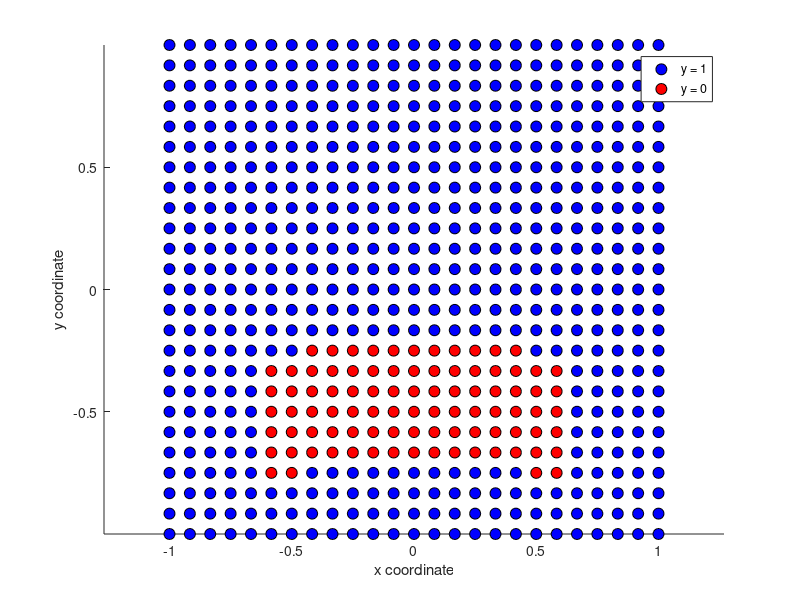

The MATLAB source for this figure: (Note: this script raises an error after producing the figure.)
%===============================================================================
% Demonstrate logistic regression
%-------------------------------------------------------------------------------

% Clear variables and a screen.
clear; close all; clc;

POLY_DEGREE = 12;
LAMBDA      = 0.1;

%----------------------------------------
%
% Define a non-linear scattered data set
% x - features
% y - results
%
%----------------------------------------
n = 2;

%-----------------
% Define features
%-----------------
load bubble_03.dat
bubble_03 = flip(bubble_03);

% Define data ranges
xmin  = [-1 -1];
xmax  = [+1 +1];

x = [meshgrid(linspace(xmin(1), xmax(1), size(bubble_03, 1)))(:) ...
     meshgrid(linspace(xmin(2), xmax(2), size(bubble_03, 2)))'(:)];

y = bubble_03(:);

%--------------------
% Plot training data
%--------------------
fprintf('Plotting the data...\n\n');

% Find indices of positive and negative examples.
positiveIndices = find(y == 1);
negativeIndices = find(y == 0);

% Plot examples.
hold on;
axis equal;
plot(x(positiveIndices, 1), ...
     x(positiveIndices, 2), 'ko', 'MarkerFaceColor', 'b', 'MarkerSize', 8);
plot(x(negativeIndices, 1), ...
     x(negativeIndices, 2), 'ko', 'MarkerFaceColor', 'r', 'MarkerSize', 8);

% Draw labels and Legend
xlabel('x coordinate');
ylabel('y coordinate');
legend('y = 1', 'y = 0');

%-----------------------------
% Running logistic regression
%-----------------------------
fprintf('Running logistic regression...\n\n');

% Add more polynomial features in order to make
% decision boundary to have more complex curve form.
polynomial_degree = POLY_DEGREE;
x = add_polynomial_features(x(:, 1), x(:, 2), polynomial_degree);
size(x)

% Run the regression.
lambda = LAMBDA;
[theta, J, J_history, exit_flag] = ...
  logistic_regression_train(x, y, lambda);

fprintf('- Initial cost: %f\n', J_history(1));
fprintf('- Optimized cost: %f\n\n', J);

%------------------------------
% Plotting decision boundaries
%------------------------------
fprintf('Plotting decision boundaries...\n\n');

% Generate a grid range.
M = 64;
u = linspace(-1, 1, M);
v = linspace(-1, 1, M);
z = zeros(length(u), length(v));

% Evaluate z = (x * theta) over the grid
for i = 1 : M
  for j = 1 : M

    % Add polinomials
    x = add_polynomial_features(u(i), v(j), polynomial_degree);

    % Add ones
    x = [ones(size(x, 1), 1), x];
    z(i, j) = x * theta;
  end
end

% Plot z = 0
% Notice you need to specify the range [0, 0]
contour(u, v, z', [0, 0], 'LineWidth', 4);      % send transposed z
title(sprintf('lambda = %g', lambda));
legend('y = 1', 'y = 0', 'Bubble surface');

hold off;

